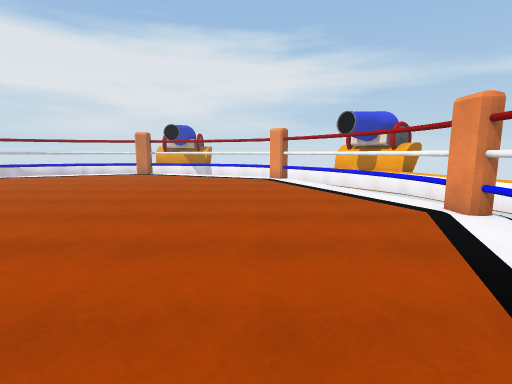
[1] (above)

22 first-person views from a walk through a 3-D level made in the Unity game engine. The camera is 1.4 m above the floor, tilts 8° down and sees 85° across. The floor is counted in squares, 1 m on a side. Each view is taken from the middle of a square. On the plan, view 1 faces up. The plan holds only what a view shows up to about 14 squares ahead; the rest is blank. The place goes on beyond the plan.

[2]
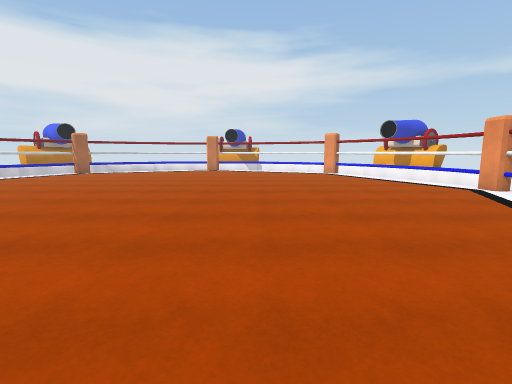

[3]
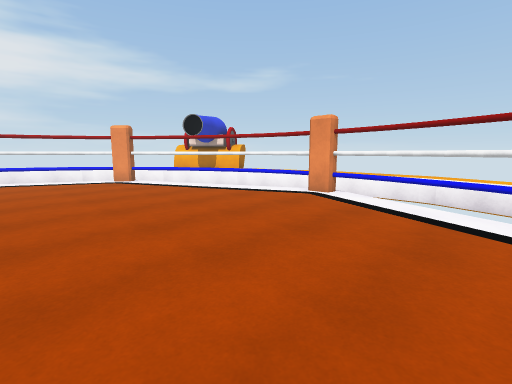

[4]
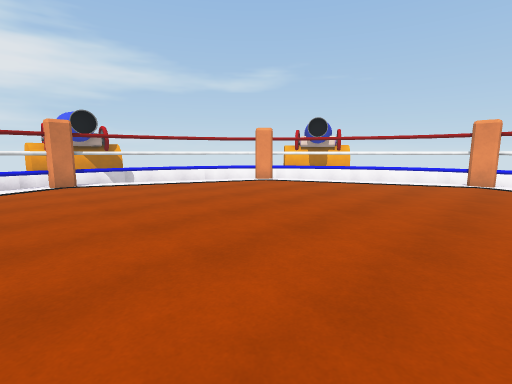

[5]
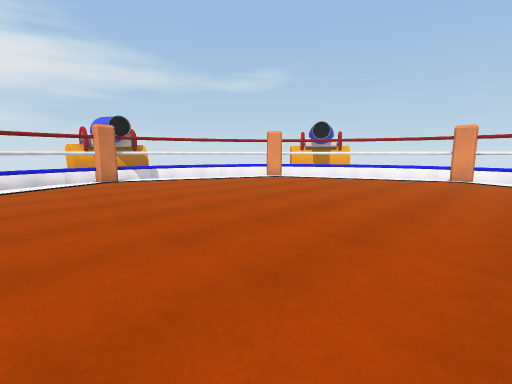

[6]
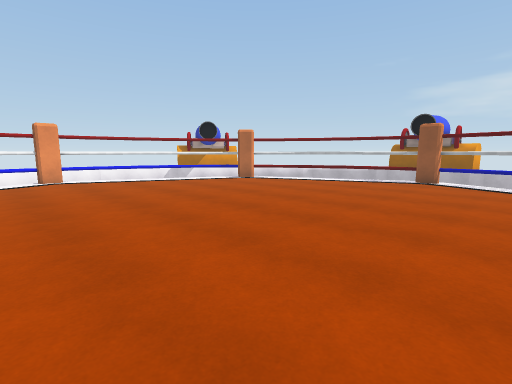

[7]
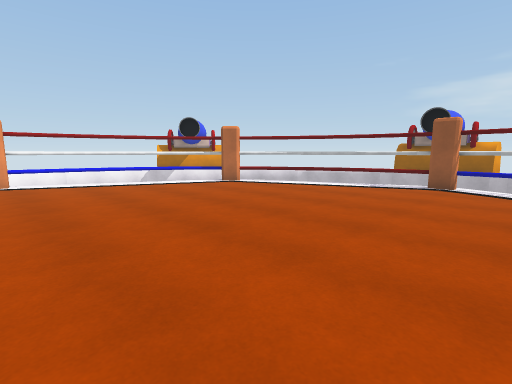

[8]
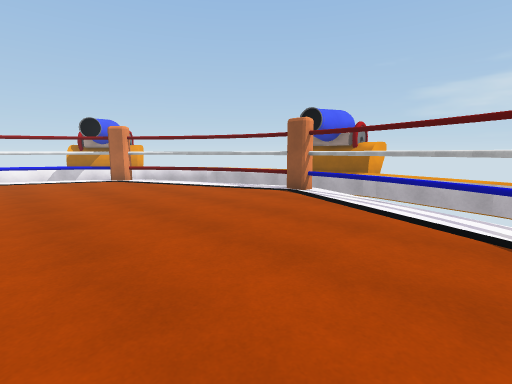

[9]
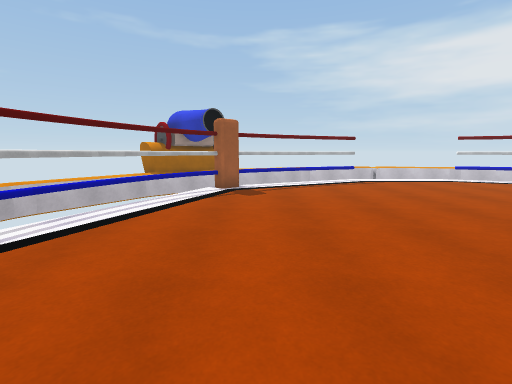

[10]
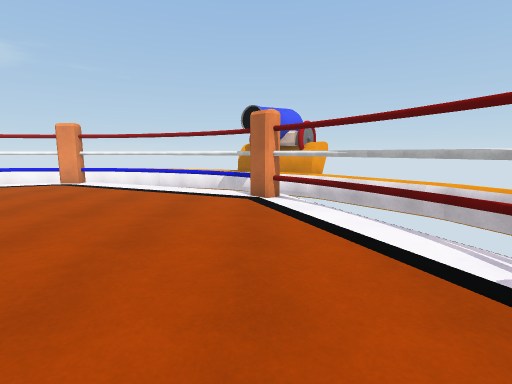

[11]
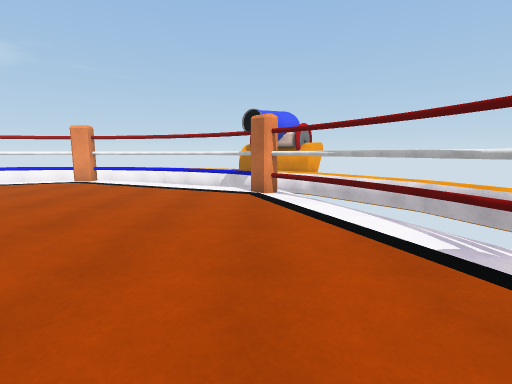

[12]
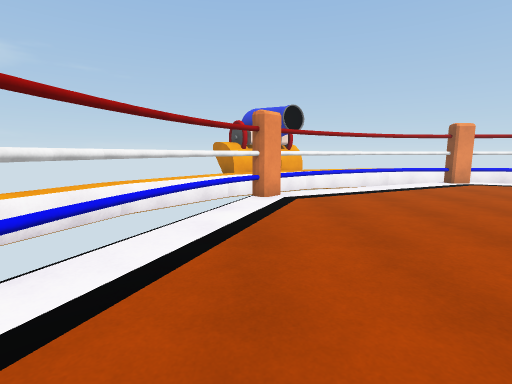

[13]
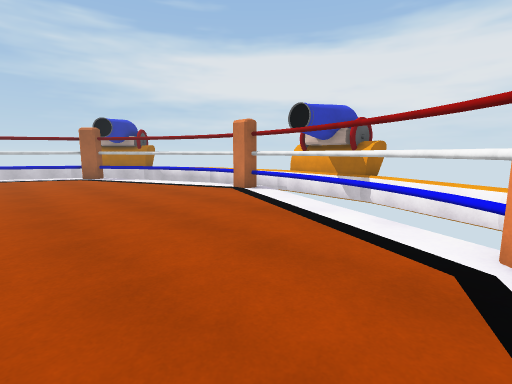

[14]
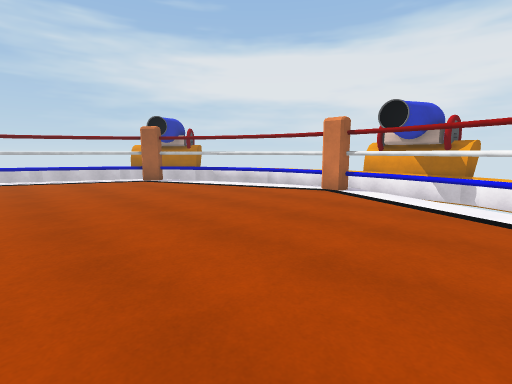

[15]
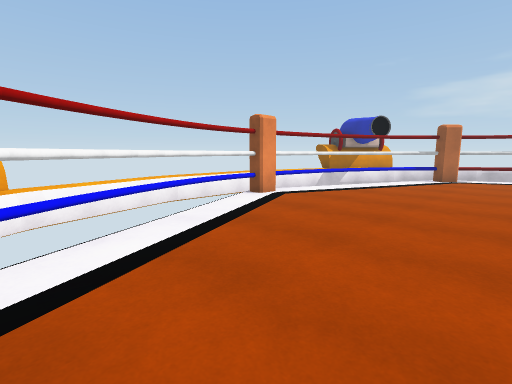

[16]
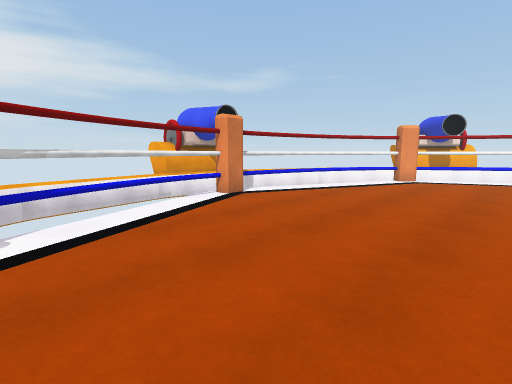

[17]
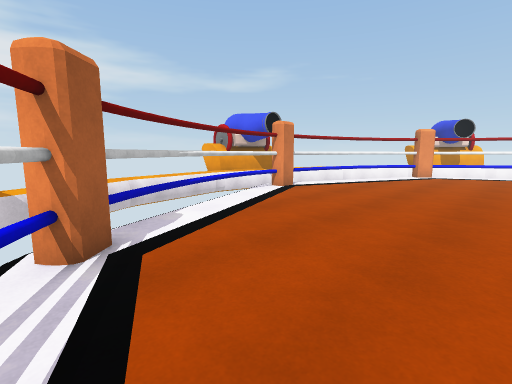

[18]
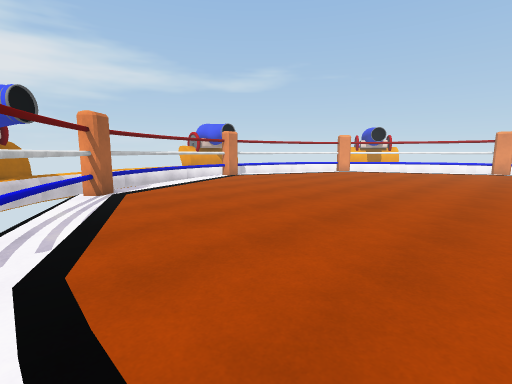

[19]
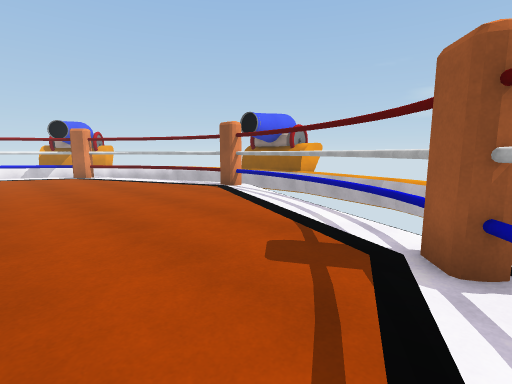

[20]
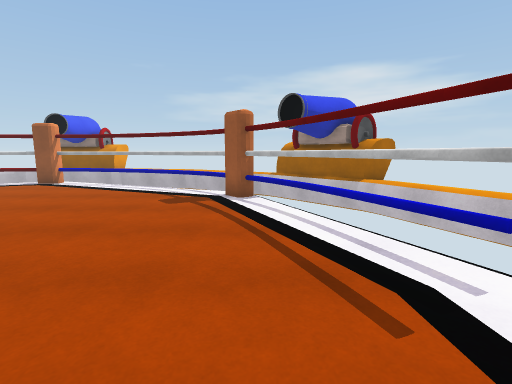

[21]
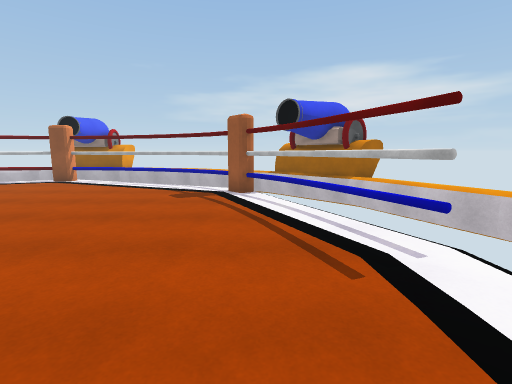

[22]
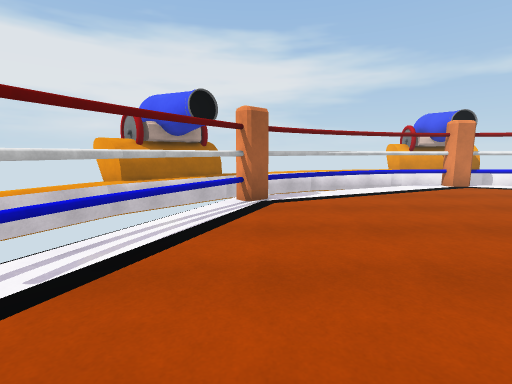

### Floor plan
Points are (right, up) in squares from view 1. A wall is a line through its corners. A room is listed if a view was taken in it or the views show most of it. See-through windows are left out.
Room 1 (views 1, 2, 3, 4, 5, 6, 7, 8, 9, 10, 11, 12, 13, 14, 15, 16, 17, 18, 19, 20, 21, 22)
walls: (-15.6, 15.5) (-16.2, 14.9); (-17.8, 12.9) (-18.3, 11.9); (-18.4, 11.9) (-19.2, 9.9); (-7.1, 18.5) (-7.9, 18.5); (-16.3, 15.2) (-17.9, 12.8); (-14.4, 16.8) (-15.7, 15.8); (-12.3, 17.9) (-14.5, 16.7); (-7.9, 18.8) (-8.4, 18.9); (-8.4, 18.8) (-9.2, 18.7); (-10.7, 18.5) (-12.3, 17.8); (-9.1, 18.8) (-10.8, 18.5); (-5.9, 18.7) (-7.1, 18.8); (-18.6, 1.5) (-17.8, -0.2) (-17.4, -0.8); (-19.7, 4.2) (-18.6, 1.4); (-16.4, -1.7) (-16, -2.3); (-3.6, 18.3) (-6.1, 18.8); (-17.5, -0.8) (-16.6, -1.8); (-2.1, 17.8) (-3.7, 18.3); (-1.3, 17.4) (-2.2, 17.8); (-16.1, -2.4) (-15.7, -3) (-15.1, -3.5); (1.4, 15.1) (0.7, 15.7); (0.1, 16.6) (-1.4, 17.5); (0.9, 15.9) (0.5, 16.2); (0.7, 16.1) (0, 16.6); (-15.2, -3.4) (-14.4, -4); (-7.9, -5.7) (-7, -5.7); (2.4, 14.3) (1.5, 15.2); (4.7, 6.1) (4.7, 7); (0.6, -2.4) (1.2, -1.8); (-12.3, -5) (-11.3, -5.3); (-14.5, -4) (-12.2, -5.1); (-11.5, -5.3) (-9, -5.9); (3.7, 12.2) (2.3, 14.3); (-9.1, -5.8) (-7.9, -5.9); (4.6, 9.9) (4.3, 10.8); (-1.2, -4) (0.1, -3.1) (0.7, -2.5); (4.4, 10.7) (3.5, 12.4); (-6.6, -5.9) (-5.7, -5.8); (5, 7) (5, 7.8); (1.4, -2) (2, -1.5); (5, 7.7) (4.9, 8.5); (-2.7, -4.9) (-1.1, -4); (-7, -6) (-6.4, -6.1); (1.8, -1.6) (2.4, -1) (2.9, -0.3); (5, 8.3) (4.6, 10.1); (4.9, 4.9) (4.9, 6.1); (-5.8, -5.9) (-5, -5.7); (-5, -5.8) (-2.5, -4.8); (3.7, 1) (4.6, 3.4) (4.9, 5); (2.9, -0.4) (3.7, 1.2)

Positions as (right, up) in squares from view 1, and headings:
1: (0, 0), facing up
2: (-4, -4), facing up
3: (-4, 1), facing up-right
4: (-10, 5), facing up-right
5: (-12, 4), facing up-right
6: (-11, 9), facing down-right
7: (-10, 7), facing down-right
8: (-14, 3), facing down-right
9: (-5, -1), facing left
10: (-8, -2), facing right
11: (-9, -2), facing right
12: (-8, 16), facing right
13: (1, 11), facing up-left
14: (-2, 9), facing up-left
15: (-2, 14), facing down-right
16: (-14, 11), facing up-right
17: (-17, 11), facing up-right
18: (-19, 5), facing up-right
19: (-17, 2), facing down-right
20: (-17, 7), facing down
21: (-17, 8), facing down
22: (-16, 7), facing up
